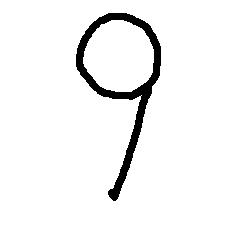
#> input picture image/number9.jpg, 240 x 240 px, found by its file name
$ python common.py
#> lines starting #> are read from the running program, lines starting #| are printed output that depends on the picture
#!/usr/bin/python
#coding=utf-8
''' common
get image
http://blog.csdn.net/sparta_117/article/details/66965760
'''
# pylint: disable=invalid-name

import logging as log
from PIL import Image
import numpy as np
import matplotlib.pyplot as plt

log.basicConfig(level=log.DEBUG)

def getimgdata(filepath, size=(28, 28)):
    ''' must be 28*28, rgb24bits ./mydrawnum3.bmp '''
#> called with filepath = 'number9.jpg', size = (28, 28)
    imgfile = Image.open(filepath)
#> imgfile is the input picture: PIL image 240x240 RGB; min 0, max 255, mean 242.8
    if imgfile.size != size:
        imgfile = imgfile.resize(size, Image.BICUBIC)
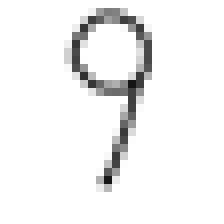
#> imgfile: PIL image 28x28 RGB (shown 8 times larger); min 21, max 255, mean 242.2
    imgdata = np.asarray(imgfile.convert('L'))

    log.debug('%s : %s', imgdata.shape, imgdata.dtype)
    imgdata = (255.0 - imgdata) / 255.0
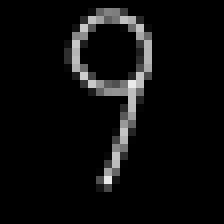
#> imgdata: shape (28, 28) float64 (shown 8 times larger); min 0, max 0.918, mean 0.0502

    threshold = 0.0
    if threshold != 0.0:
        imgdata[imgdata > threshold] = 1
        imgdata[imgdata <= threshold] = 0

    return imgdata

fig = plt.figure()
plt.ion()

def showkmeansresult(srcdata, center, result, title='title'):
    ''' srcdata is m*n, center is k * n n now is 2
        result is m number list, every value is in [0, k-1]
    '''
    #corlist = ['r', 'g', 'b', 'y', 'c', 'm', 'k']
    fig.clear()
    #color = [corlist[item] for item in result]
    plt.scatter(srcdata[:, 0], srcdata[:, 1], marker='o', c=result, s=30)
    #x = [item[0] for item in center]
    #y = [item[1] for item in center]
    plt.scatter(center[:, 0], center[:, 1], marker='x', c='m', s=60)
    plt.title(title)
    plt.pause(0.1)

def blockplt():
    ''' block plt'''
    plt.ioff()
    plt.show()

if __name__ == '__main__':
    log.debug(getimgdata('number9.jpg'))

$ run again, with image/number3.jpg copied over image/number9.jpg
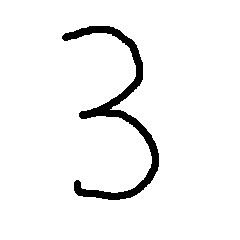
#> input picture image/number3.jpg, 240 x 240 px, found by its file name
#> in getimgdata, imgfile is the input picture: PIL image 240x240 L; min 0, max 255, mean 243
#> in getimgdata, `imgfile = imgfile.resize(size, Image.BICUBIC)`:
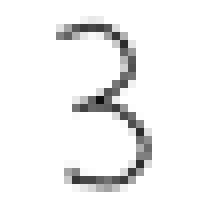
#> imgfile: PIL image 28x28 L (shown 8 times larger); min 15, max 255, mean 242.4
#> in getimgdata, `imgdata = (255.0 - imgdata) / 255.0`:
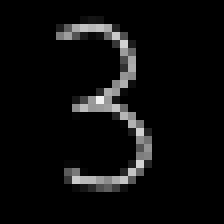
#> imgdata: shape (28, 28) float64 (shown 8 times larger); min 0, max 0.941, mean 0.0495
